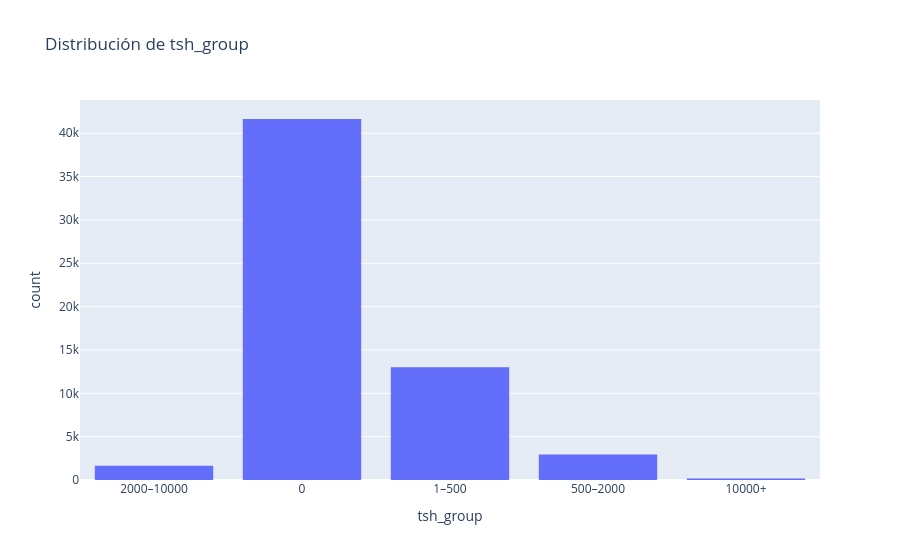

The notebook cell saved with this chart:
### Code cell
fig = px.histogram(df_pump, x='tsh_group', nbins=50, title='Distribución de tsh_group')
fig.show()

### Figure 1 — Plotly figure (JSON) as saved in the notebook; plotly's stock layout.template omitted (floating-point values rounded to 4 significant figures; data arrays with more than 128 entries replaced by an {"elided": "..."} marker saying what was removed)
{"data": [{"alignmentgroup": "True", "bingroup": "x", "hovertemplate": "tsh_group=%{x}<br>count=%{y}<extra></extra>", "legendgroup": "", "marker": {"color": "#636efa", "pattern": {"shape": ""}}, "name": "", "nbinsx": 50, "offsetgroup": "", "orientation": "v", "showlegend": false, "type": "histogram", "x": {"elided": "59400 str values"}, "xaxis": "x", "yaxis": "y"}], "layout": {"autosize": true, "barmode": "relative", "legend": {"tracegroupgap": 0}, "title": {"text": "Distribución de tsh_group"}, "xaxis": {"anchor": "y", "autorange": true, "domain": [0, 1], "range": [-0.5, 4.5], "title": {"text": "tsh_group"}, "type": "category"}, "yaxis": {"anchor": "x", "autorange": true, "domain": [0, 1], "range": [0, 43830.0], "title": {"text": "count"}}}}
